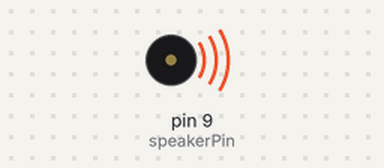
This sketch was run on a simulated Arduino Uno, built with avr-gcc and run on an emulated ATmega328P. Parts: buzzer (waves = sounding).

Above: at 0.2 s.
At 20.5 s:
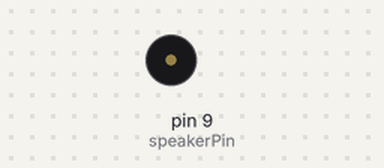
Timing chart, 0 to 21.1 s (numbered marks = the images above):
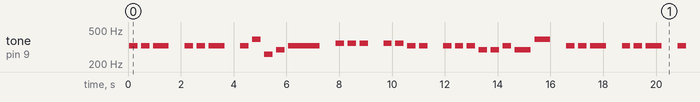

The sketch:

001_Melodia.ino
```cpp
/**********************************************************************************
**                                                                               **
**                                     TÍTOL:                                    **
**                                  001 Melodia                                  **
**                                                                               **
**  NOM: Àlex Boluda Pérez                                      DATA: 17/01/2022 **
**********************************************************************************/

//*********************************** INCLUDE *************************************

//********************************** VARIABLES ************************************
const byte speakerPin = 9;                                                          // pin for speaker
int tempo = 300;                                                                    // define a time in ms

// Melody 1
// int length = 15;                                                                 // the number of notes
// char notes[] = "ccggaagffeeddc ";                                                // a space represents a rest
// int beats[] = { 1, 1, 1, 1, 1, 1, 2, 1, 1, 1, 1, 1, 1, 2, 4 };                   // time notes

// Melody 2 - Himne del Barça
// int length = 21;                                                                 // the number of notes
// char notes[] = "egC egC egCDCb abCabg";                                          // a space represents a rest
// int beats[]={3, 2, 2, 1, 3, 2, 2, 1, 2, 1, 2, 2, 1, 3, 1, 2, 1, 1, 1, 1, 3, 1};  // time notes

// Melody 3 - Jingle Bells
int length = 62;                                                                    // the number of notes
char notes[] = "eee eee egcde fff ffee eeeddedg eee eee egcde ffff feeee ggfdc";    // a space represents a rest
int beats[] = {1, 1, 2, 1, 1, 1, 2, 1, 1, 1, 1, 1, 4, 1, 1, 1, 1, 1, 1, 1, 1, 1,    // time notes
1, 1, 1, 1, 1, 1, 1, 2, 2, 1, 1, 1, 2, 1, 1, 1, 2, 1, 1, 1, 1, 1, 4, 1, 1, 1, 1,
1, 1, 1, 1, 1, 1, 1, 1, 1, 1, 1, 1, 4};

//*********************************** SETUP ***************************************
void setup()
{
  pinMode(speakerPin, OUTPUT);                                                      // make the pin output
}

//************************************ LOOP ***************************************
void loop()
{
  for (int i = 0; i < length; i++)
   {
     if (notes[i] == ' ')
     {
       delay(beats[i] * tempo);
     }
     else
     {
       playNote(notes[i], beats[i] * tempo);
     }
       delay(tempo / 2);                                                            // pause between notes
   }
}

//********************************** FUNCIONS *************************************
void playTone(int tone, int duration)
{
  for (long i = 0; i < duration * 1000L; i += tone * 2)
  {
     digitalWrite(speakerPin, HIGH);
     delayMicroseconds(tone);
     digitalWrite(speakerPin, LOW);
     delayMicroseconds(tone);
  }
}

void playNote(char note, int duration)
{
  char names[] = { 'c', 'd', 'e', 'f', 'g', 'a', 'b', 'C' , 'D'};
  int tones[] = { 1915, 1700, 1519, 1432, 1275, 1136, 1014, 956, 840};

  for (int i = 0; i < 9; i++)                                                       // play the tone corresponding to the note name
  {
    if (names[i] == note)
    {
      playTone(tones[i], duration);
    }
  }
}
```

Measured:
- by itself, tone on pin 9 (speakerPin): plays 328 Hz for 0.32 s, 328 Hz for 0.32 s, 328 Hz for 0.60 s, 328 Hz for 0.32 s, 328 Hz for 0.32 s, 328 Hz for 0.60 s … (204 notes in this stretch)
